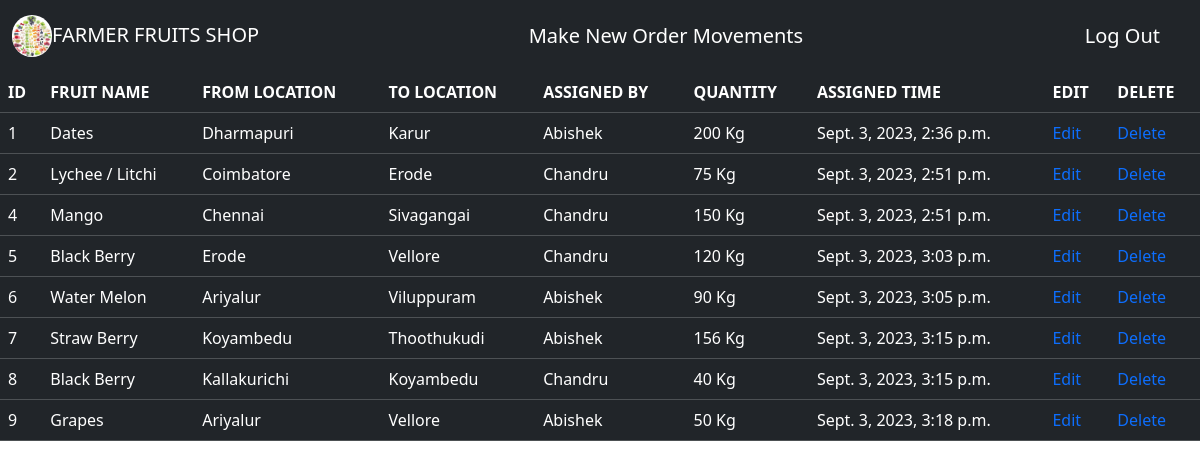
The app's page /movement with its own data.
### FarmerFruitsShop/models.py (models this page shows, shortened)
class Product_Movement(models.Model):
    f_name = models.ForeignKey(Product,related_name="from_location", on_delete=models.CASCADE,null=True,blank=True)
    from_location = models.ForeignKey(Location,related_name="from_location", on_delete=models.CASCADE,null=True,blank=True)
    to_location = models.ForeignKey(Location,related_name="to_location", on_delete=models.CASCADE,null=True,blank=True)
    p_name = models.CharField(max_length=50)
    quantity = models.IntegerField()
    time_stamp = models.DateTimeField(auto_now_add=True)

class Product(models.Model):
    name = models.CharField(max_length=50)
    def __str__(self):
        return self.name

class Location(models.Model):
    l_name = models.CharField(max_length=70)
    def __str__(self):
        return self.l_name

### FarmerFruitsShop/views.py (the view)
# urls.py: path('movement',views.movement_fun,name='movement'),
def movement_fun(request):
    m = Product_Movement.objects.all()
    return render(request,'movement.html',{'data':m})

### templates/movement.html (shortened to what this page needs)
<!DOCTYPE html>
<html lang="en">
<head>
      <link  href="https://cdn.jsdelivr.net/npm/bootstrap@5.3.1/dist/css/bootstrap.min.css" rel="stylesheet">
</head>
<body>
<nav class="navbar navbar-expand-sm bg-dark navbar-dark ">
  <div class="container-fluid">
    <a class="navbar-brand" href="#"> <img src="static/images/fruits.jpg" alt="Fruits" style="width:40px;" class="rounded-pill">FARMER FRUITS SHOP</a>
    <nav class="navbar navbar-expand-sm  me-5s bg-dark navbar-dark">
      <div class="container-fluid">
        <a class="navbar-brand" href="/add_movement/"> Make New Order Movements</a>
      </div>
    </nav>
    <nav class="navbar navbar-expand-sm bg-dark navbar-dark">
      <div class="container-fluid">
        <a class="navbar-brand" href="logout">Log Out</a>
      </div>
    </nav>
  </div>
</nav>
<table class="table table-dark">
  <thead>
    <tr>
      <th scope="col">ID</th>
      <th scope="col">FRUIT NAME</th>
      <th scope="col">FROM LOCATION</th>
      <th scope="col">TO LOCATION</th>
      <th scope="col">ASSIGNED BY</th>
      <th scope="col">QUANTITY</th>
      <th scope="col">ASSIGNED TIME</th>
      <th scope="col">EDIT </th>
      <th scope="col">DELETE</th>
    </tr>
  </thead>
  {% for item in data %}
    <tbody>
      <tr>
        <td>{{ item.id }}</td>
        <td>{{ item.f_name }}</td>
        <td>{{ item.from_location }}</td>
        <td>{{ item.to_location }}</td>
        <td>{{ item.p_name }}</td>
        <td>{{ item.quantity }} Kg</td>
        <td>{{ item.time_stamp }}</td>
        <td><a href="{% url 'edit_movement' item.id %}" style="text-decoration: none;">Edit</a></td>
        <td><a href="{% url 'delete_movement' item.id %}" style="text-decoration: none;">Delete</a></td>
      </tr>
    </tbody>
  {% endfor %}
</table>
</body>
</html>

### records on screen
Product_Movement: id "1", f_name "Dates", from_location "Dharmapuri", to_location "Karur", p_name "Abishek", quantity "200", time_stamp "Sept. 3, 2023, 2:36 p.m."
Product_Movement: id "2", f_name "Lychee / Litchi", from_location "Coimbatore", to_location "Erode", p_name "Chandru", quantity "75", time_stamp "Sept. 3, 2023, 2:51 p.m."
Product_Movement: id "4", f_name "Mango", from_location "Chennai", to_location "Sivagangai", p_name "Chandru", quantity "150", time_stamp "Sept. 3, 2023, 2:51 p.m."
Product_Movement: id "5", f_name "Black Berry", from_location "Erode", to_location "Vellore", p_name "Chandru", quantity "120", time_stamp "Sept. 3, 2023, 3:03 p.m."
Product_Movement: id "6", f_name "Water Melon", from_location "Ariyalur", to_location "Viluppuram", p_name "Abishek", quantity "90", time_stamp "Sept. 3, 2023, 3:05 p.m."
Product_Movement: id "7", f_name "Straw Berry", from_location "Koyambedu", to_location "Thoothukudi", p_name "Abishek", quantity "156", time_stamp "Sept. 3, 2023, 3:15 p.m."
Product_Movement: id "8", f_name "Black Berry", from_location "Kallakurichi", to_location "Koyambedu", p_name "Chandru", quantity "40", time_stamp "Sept. 3, 2023, 3:15 p.m."
Product_Movement: id "9", f_name "Grapes", from_location "Ariyalur", to_location "Vellore", p_name "Abishek", quantity "50", time_stamp "Sept. 3, 2023, 3:18 p.m."
